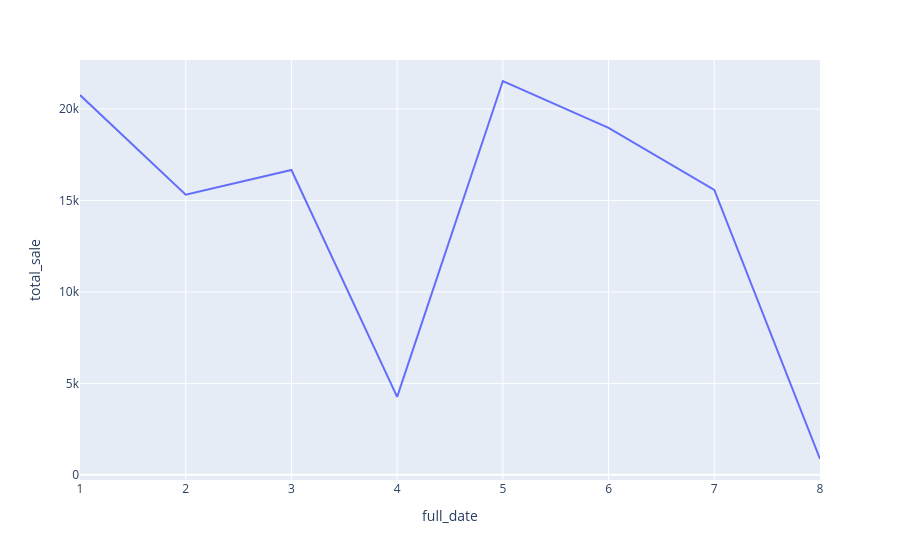

The notebook cell this image was saved under:
### Code cell
px.line(day_sale,x='full_date', y='total_sale')

### Figure 1 — Plotly figure (JSON) as saved in the notebook; plotly's stock layout.template omitted (floating-point values rounded to 4 significant figures)
{"data": [{"hovertemplate": "full_date=%{x}<br>total_sale=%{y}<extra></extra>", "legendgroup": "", "line": {"color": "#636efa", "dash": "solid"}, "marker": {"symbol": "circle"}, "mode": "lines", "name": "", "orientation": "v", "showlegend": false, "type": "scatter", "x": [1, 2, 3, 4, 5, 6, 7, 8], "xaxis": "x", "y": [20760.0, 15310.0, 16660.0, 4260.0, 21530.0, 18960.0, 15580.0, 866.5], "yaxis": "y"}], "layout": {"legend": {"tracegroupgap": 0}, "margin": {"t": 60}, "xaxis": {"anchor": "y", "domain": [0, 1], "title": {"text": "full_date"}}, "yaxis": {"anchor": "x", "domain": [0, 1], "title": {"text": "total_sale"}}}}
